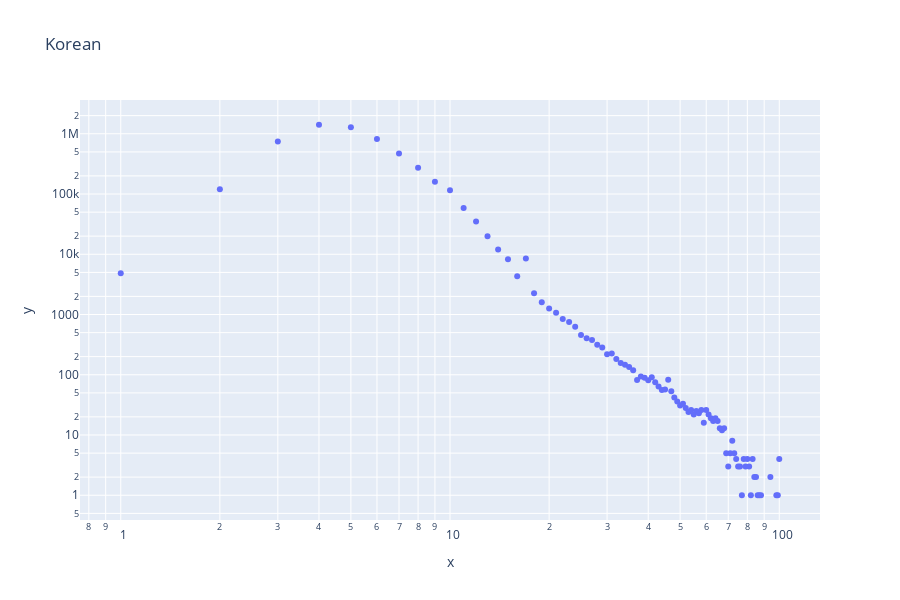
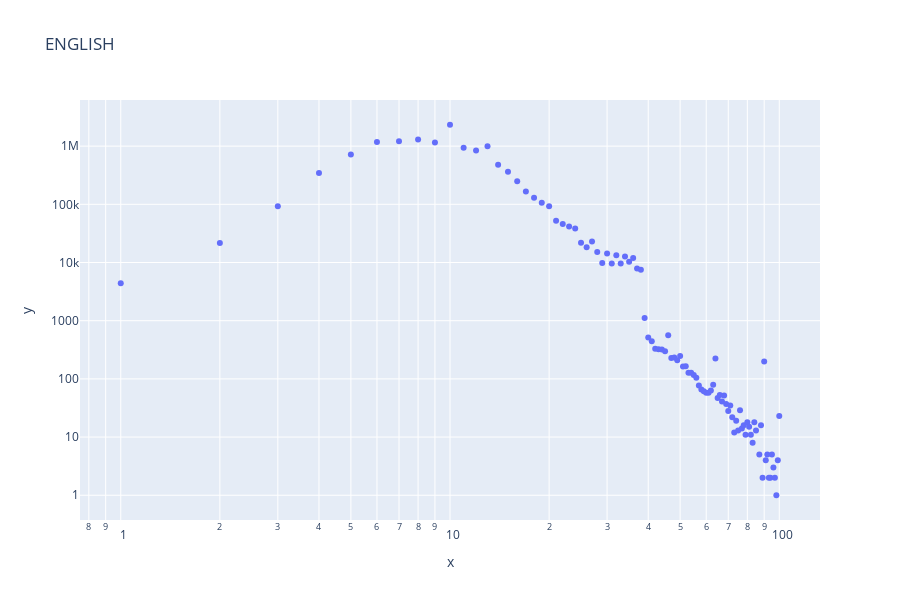
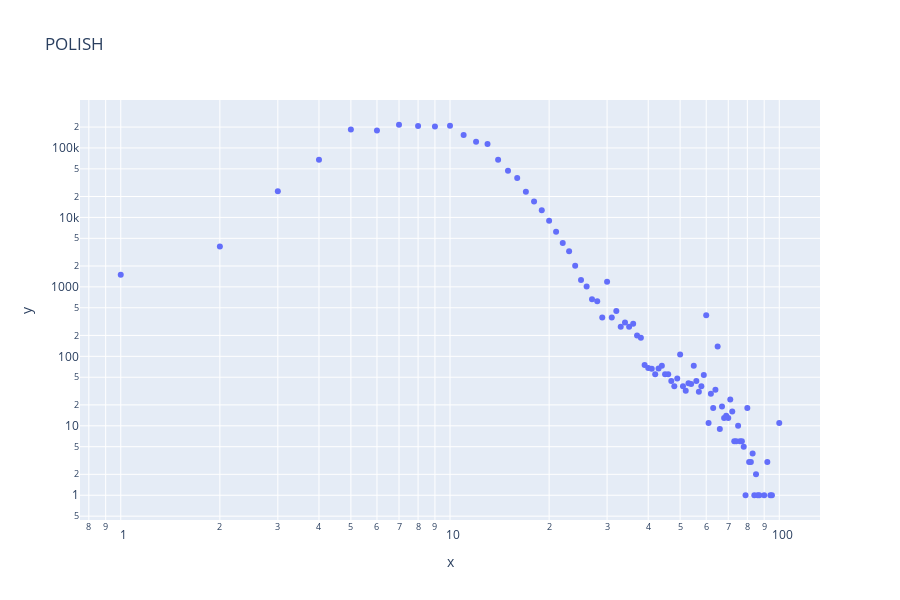
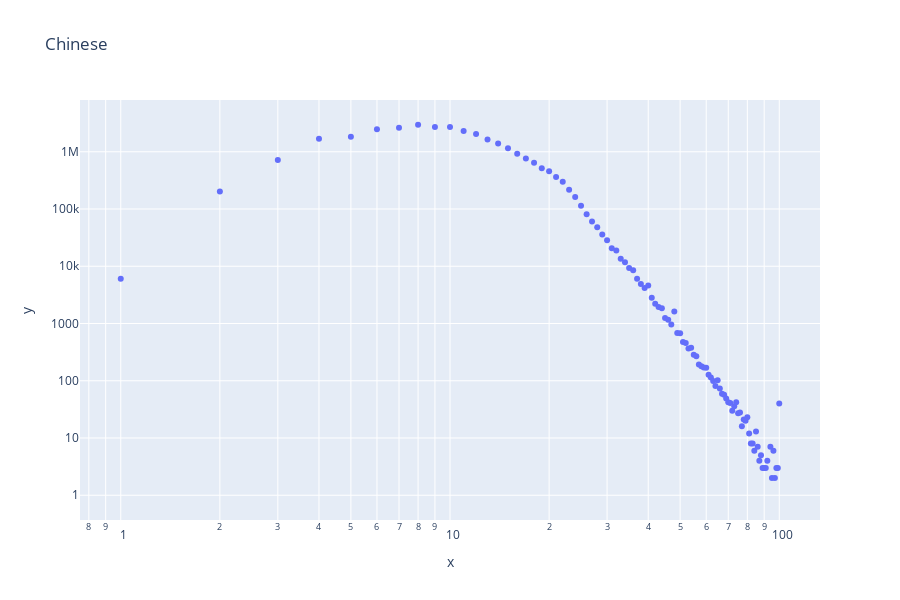

Notebook code for these charts, in order:
### Code cell
for lang_name, uniq_len_counts in list(len_uniq_per_lang.items())[:10]:
    xs, ys = zip(*sorted((int(x), int(y)) for x, y in uniq_len_counts.items()))
    fig = px.scatter(x=xs, y=ys, log_x=True, log_y=True, title=lang_name)
    fig.show()

### Figure 1 — Plotly figure (JSON) as saved in the notebook; plotly's stock layout.template omitted (floating-point values rounded to 4 significant figures)
{"data": [{"hoverlabel": {"namelength": 0}, "hovertemplate": "x=%{x}<br>y=%{y}", "legendgroup": "", "marker": {"color": "#636efa", "symbol": "circle"}, "mode": "markers", "name": "", "showlegend": false, "type": "scatter", "x": [0, 1, 2, 3, 4, 5, 6, 7, 8, 9, 10, 11, 12, 13, 14, 15, 16, 17, 18, 19, 20, 21, 22, 23, 24, 25, 26, 27, 28, 29, 30, 31, 32, 33, 34, 35, 36, 37, 38, 39, 40, 41, 42, 43, 44, 45, 46, 47, 48, 49, 50, 51, 52, 53, 54, 55, 56, 57, 58, 59, 60, 61, 62, 63, 64, 65, 66, 67, 68, 69, 70, 71, 72, 73, 74, 75, 76, 77, 78, 79, 80, 81, 82, 83, 84, 85, 86, 87, 88, 94, 98, 99, 100], "xaxis": "x", "y": [1, 4859, 119551, 742821, 1412139, 1283538, 821408, 471025, 273234, 160569, 116030, 58581, 35143, 19879, 12049, 8300, 4336, 8505, 2247, 1601, 1254, 1069, 841, 751, 627, 456, 404, 377, 315, 283, 220, 225, 183, 156, 146, 134, 119, 82, 94, 89, 81, 91, 75, 64, 56, 57, 83, 53, 42, 36, 31, 33, 28, 24, 26, 22, 25, 23, 26, 16, 26, 22, 19, 17, 19, 17, 13, 12, 13, 5, 3, 5, 8, 5, 4, 3, 3, 1, 4, 3, 4, 3, 1, 4, 2, 2, 1, 1, 1, 2, 1, 1, 4], "yaxis": "y"}], "layout": {"height": 600, "legend": {"tracegroupgap": 0}, "title": {"text": "Korean"}, "xaxis": {"anchor": "y", "domain": [0, 1], "title": {"text": "x"}, "type": "log"}, "yaxis": {"anchor": "x", "domain": [0, 1], "title": {"text": "y"}, "type": "log"}}}

### Figure 2 — Plotly figure (JSON) as saved in the notebook; plotly's stock layout.template omitted (floating-point values rounded to 4 significant figures)
{"data": [{"hoverlabel": {"namelength": 0}, "hovertemplate": "x=%{x}<br>y=%{y}", "legendgroup": "", "marker": {"color": "#636efa", "symbol": "circle"}, "mode": "markers", "name": "", "showlegend": false, "type": "scatter", "x": [0, 1, 2, 3, 4, 5, 6, 7, 8, 9, 10, 11, 12, 13, 14, 15, 16, 17, 18, 19, 20, 21, 22, 23, 24, 25, 26, 27, 28, 29, 30, 31, 32, 33, 34, 35, 36, 37, 38, 39, 40, 41, 42, 43, 44, 45, 46, 47, 48, 49, 50, 51, 52, 53, 54, 55, 56, 57, 58, 59, 60, 61, 62, 63, 64, 65, 66, 67, 68, 69, 70, 71, 72, 73, 74, 75, 76, 77, 78, 79, 80, 81, 82, 83, 84, 85, 87, 88, 89, 90, 91, 92, 93, 94, 95, 96, 97, 98, 99, 100], "xaxis": "x", "y": [1, 4403, 21730, 92947, 345239, 716068, 1179517, 1207924, 1305234, 1152316, 2330062, 941216, 839797, 995948, 476447, 364263, 248688, 165658, 129420, 106885, 92646, 52202, 45676, 41731, 38299, 21888, 18368, 22876, 15151, 9792, 14251, 9613, 13335, 9597, 12672, 10281, 11947, 7863, 7504, 1116, 512, 442, 331, 322, 320, 298, 562, 229, 233, 210, 247, 163, 164, 127, 128, 116, 105, 77, 66, 61, 58, 58, 63, 79, 225, 47, 53, 41, 52, 37, 28, 35, 22, 12, 19, 13, 29, 14, 16, 11, 18, 15, 11, 8, 18, 13, 5, 16, 2, 199, 4, 5, 2, 2, 5, 3, 2, 1, 4, 23], "yaxis": "y"}], "layout": {"height": 600, "legend": {"tracegroupgap": 0}, "title": {"text": "ENGLISH"}, "xaxis": {"anchor": "y", "domain": [0, 1], "title": {"text": "x"}, "type": "log"}, "yaxis": {"anchor": "x", "domain": [0, 1], "title": {"text": "y"}, "type": "log"}}}

### Figure 3 — Plotly figure (JSON) as saved in the notebook; plotly's stock layout.template omitted (floating-point values rounded to 4 significant figures)
{"data": [{"hoverlabel": {"namelength": 0}, "hovertemplate": "x=%{x}<br>y=%{y}", "legendgroup": "", "marker": {"color": "#636efa", "symbol": "circle"}, "mode": "markers", "name": "", "showlegend": false, "type": "scatter", "x": [0, 1, 2, 3, 4, 5, 6, 7, 8, 9, 10, 11, 12, 13, 14, 15, 16, 17, 18, 19, 20, 21, 22, 23, 24, 25, 26, 27, 28, 29, 30, 31, 32, 33, 34, 35, 36, 37, 38, 39, 40, 41, 42, 43, 44, 45, 46, 47, 48, 49, 50, 51, 52, 53, 54, 55, 56, 57, 58, 59, 60, 61, 62, 63, 64, 65, 66, 67, 68, 69, 70, 71, 72, 73, 74, 75, 76, 77, 78, 79, 80, 81, 82, 83, 84, 85, 86, 87, 90, 92, 94, 95, 100], "xaxis": "x", "y": [1, 1492, 3825, 23900, 67589, 184563, 178689, 215838, 207331, 203275, 208477, 153844, 122822, 113881, 67587, 47024, 36893, 23498, 16948, 12635, 8918, 6196, 4270, 3245, 2011, 1252, 1013, 664, 622, 362, 1183, 363, 449, 267, 306, 266, 295, 200, 185, 75, 68, 66, 55, 67, 73, 55, 55, 44, 37, 48, 106, 37, 32, 41, 40, 73, 44, 31, 37, 54, 390, 11, 29, 18, 33, 139, 9, 19, 13, 14, 13, 24, 16, 6, 6, 10, 6, 6, 5, 1, 18, 3, 3, 4, 1, 2, 1, 1, 1, 3, 1, 1, 11], "yaxis": "y"}], "layout": {"height": 600, "legend": {"tracegroupgap": 0}, "title": {"text": "POLISH"}, "xaxis": {"anchor": "y", "domain": [0, 1], "title": {"text": "x"}, "type": "log"}, "yaxis": {"anchor": "x", "domain": [0, 1], "title": {"text": "y"}, "type": "log"}}}

### Figure 4 — Plotly figure (JSON) as saved in the notebook; plotly's stock layout.template omitted (floating-point values rounded to 4 significant figures)
{"data": [{"hoverlabel": {"namelength": 0}, "hovertemplate": "x=%{x}<br>y=%{y}", "legendgroup": "", "marker": {"color": "#636efa", "symbol": "circle"}, "mode": "markers", "name": "", "showlegend": false, "type": "scatter", "x": [0, 1, 2, 3, 4, 5, 6, 7, 8, 9, 10, 11, 12, 13, 14, 15, 16, 17, 18, 19, 20, 21, 22, 23, 24, 25, 26, 27, 28, 29, 30, 31, 32, 33, 34, 35, 36, 37, 38, 39, 40, 41, 42, 43, 44, 45, 46, 47, 48, 49, 50, 51, 52, 53, 54, 55, 56, 57, 58, 59, 60, 61, 62, 63, 64, 65, 66, 67, 68, 69, 70, 71, 72, 73, 74, 75, 76, 77, 78, 79, 80, 81, 82, 83, 84, 85, 86, 87, 88, 89, 90, 91, 92, 94, 95, 96, 97, 98, 99, 100], "xaxis": "x", "y": [1, 6040, 201855, 716159, 1679438, 1825054, 2465567, 2614744, 2963418, 2712801, 2699093, 2303387, 2051592, 1643607, 1396989, 1147211, 927363, 764145, 640104, 512780, 457566, 363233, 299294, 217890, 162258, 113644, 80783, 60688, 48017, 35937, 28534, 20705, 18894, 13495, 11752, 9355, 8483, 6031, 4885, 4174, 4589, 2821, 2219, 1933, 1844, 1246, 1163, 965, 1615, 680, 676, 477, 455, 367, 376, 286, 267, 193, 180, 171, 169, 127, 114, 99, 81, 102, 73, 59, 57, 49, 42, 41, 30, 36, 42, 27, 28, 16, 21, 20, 23, 12, 8, 8, 6, 13, 7, 4, 5, 3, 3, 3, 4, 7, 2, 6, 2, 3, 3, 40], "yaxis": "y"}], "layout": {"height": 600, "legend": {"tracegroupgap": 0}, "title": {"text": "Chinese"}, "xaxis": {"anchor": "y", "domain": [0, 1], "title": {"text": "x"}, "type": "log"}, "yaxis": {"anchor": "x", "domain": [0, 1], "title": {"text": "y"}, "type": "log"}}}
